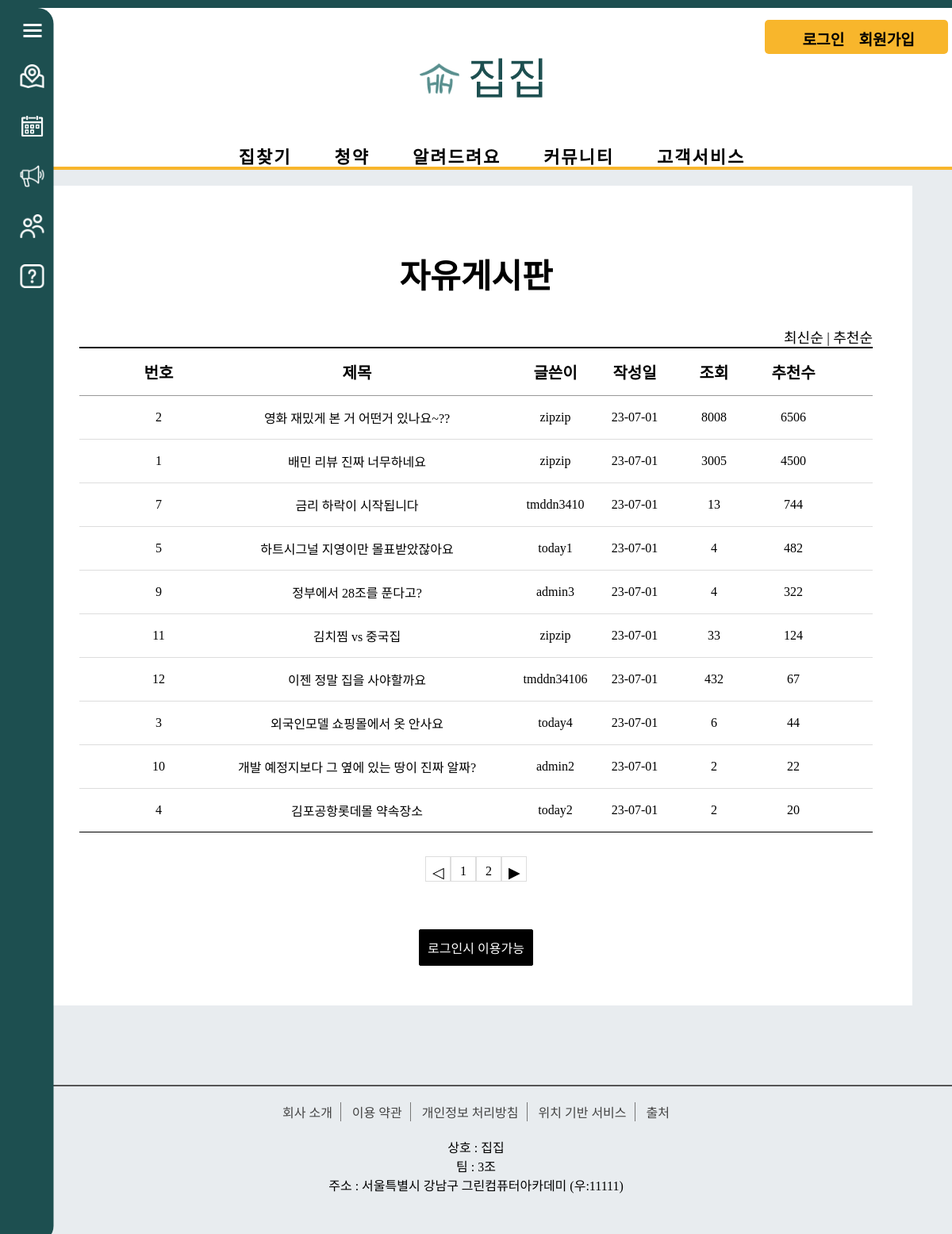
Page /community/board_free_recommend/ on the earlier database version.
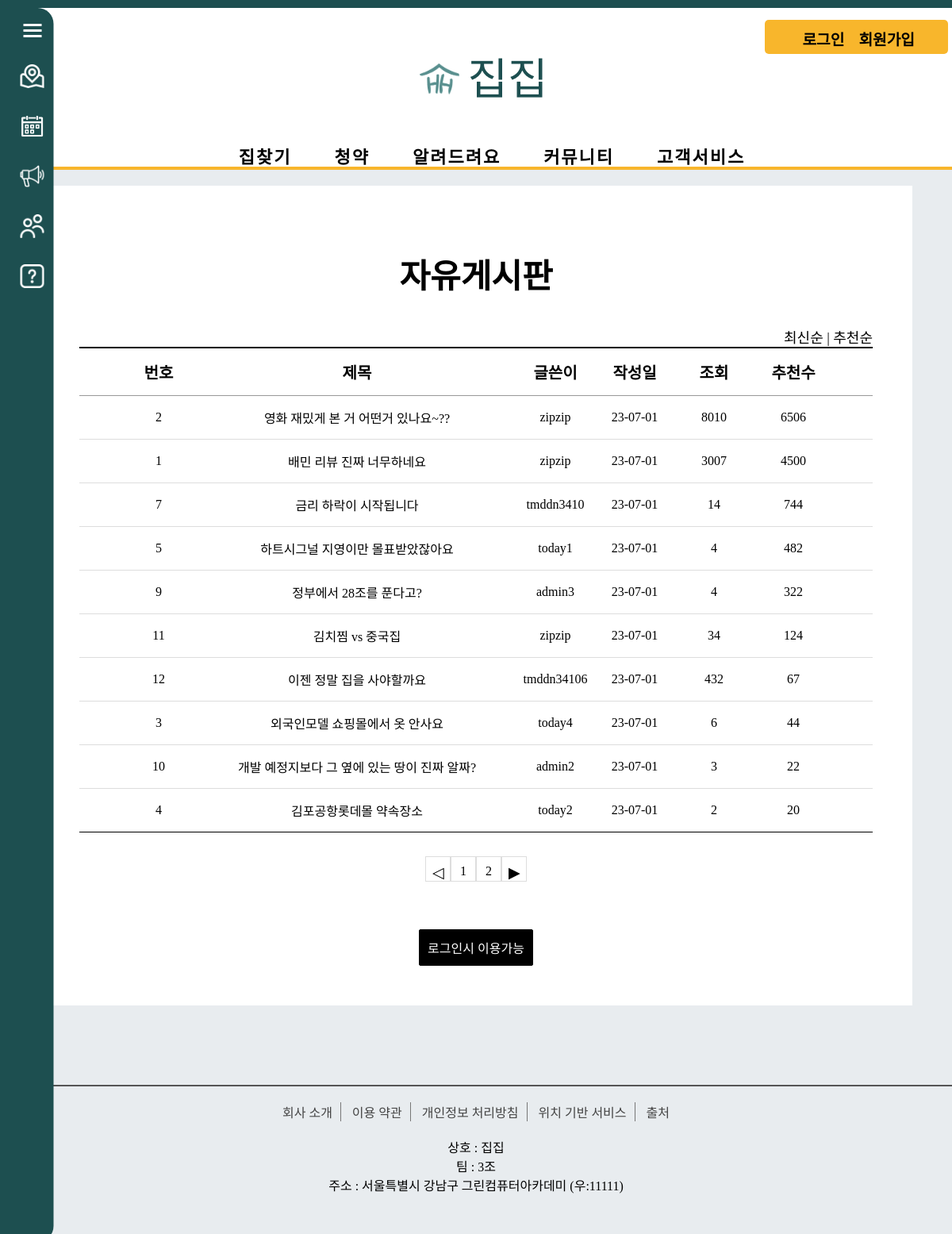
Same page on the later database version.
### community/models.py (models this page shows, shortened)
class Free_Board(models.Model):
    b_title = models.CharField(max_length=100)
    b_content = models.TextField()
    user = models.ForeignKey(User, on_delete=models.CASCADE)
    b_regdate = models.DateTimeField()
    b_modifydate = models.DateTimeField(null=True, blank=True)
    b_hit = models.IntegerField(default=0)
    b_recommend = models.IntegerField(default=0)

### community/views.py (the view)
# urls.py: path('board_free_recommend/', views.board_free_recommend, name='free_recommend'),  # 자유게시판 추천수 보기
def board_free_recommend(request):
    question_list = Free_Board.objects.order_by('-b_recommend')
    page = request.GET.get('page', '1')
    paginator = Paginator(question_list, 10)
    text = paginator.get_page(page)
    context = {'question_list': text}
    return render(request, 'community/board_free/board_free.html', context) # 자유게시판

### templates/community/board_free/board_free.html (shortened to what this page needs)
<!DOCTYPE html>
{% load static %}
<html lang="en">
<head>
    <link rel="stylesheet" href="{% static 'css/board/css.css' %}">
</head>
<body>
{% include 'poll/sidebar.html' %}
{% include 'poll/header.html' %}
<div class="board_wrap">
    <div class="board_title">
        <strong>자유게시판</strong>
        <div class="board_title_takes">
            <a href="{% url 'community:free' %}">최신순</a> |
            <a href="{% url 'community:free_recommend' %}">추천순</a>
        </div>
    </div>
    <div class="board_list_wrap">
        <div class="board_list">
            <div class="top">
                <div class="num">번호</div>
                <div class="title">제목</div>
                <div class="writer">글쓴이</div>
                <div class="date">작성일</div>
                <div class="count">조회</div>
                <div class="recommend">추천수</div>
            </div>
            {% for question in question_list %}
            <div>
                <div class="num">{{ question.id }}</div>
                <div class="title">
                    <a href="{% url 'community:detail' question.id %}">{{ question.b_title }}
                    </a>
                </div>
                <div class="writer">{{ question.user }}</div>
                <div class="date">{{ question.b_regdate|date:"y-m-d"}}</div>
                <div class="count">{{ question.b_hit }}</div>
                <div class="recommend">{{ question.b_recommend }}</div>
            </div>
            {% endfor %}
        </div>
        <ul class="board_page">
            {% if question_list.has_previous %}
            <li class="bt first">
                <a class="bt prev" href="?page={{ question_list.previous_page_number }}">◀</a>
            </li>
            {% else %}
            <li class="page-item disabled">
                <a class="bt prev">◁</a>
            </li>
            {% endif %}
            {% for page_number in question_list.paginator.page_range %}
            {% if question_list.number == page_number %}
            <li class="page-item active">
                <a class="num">{{ page_number }}</a>
            </li>
            {% else %}
            <li class="page-item">
                <a class="num" href="?page={{ page_number }}">{{ page_number }}</a>
            </li>
            {% endif %}
            {% endfor %}
            {% if question_list.has_next %}
            <li class="page-item">
                <a class="bt last" href="?page={{ question_list.next_page_number }}">▶</a>
            </li>
            {% else %}
            <li class="page-item disabled">
                <a class="bt last">▷</a>
            </li>
            {% endif %}
        </ul>
       <div class="bt_wrap">
        {% if user.is_authenticated %}
        <a href="{% url 'community:write' %}" class="on">등록</a>
        {% else %}
        <a href="{% url 'common:signin' %}" class="on">로그인시 이용가능</a>
        {% endif %}
        </div>
    </div>
</div>
{% include 'poll/footer.html' %}
</body>
</html>

### templates/poll/sidebar.html (shortened to what this page needs)
{% load static %}
<link rel="stylesheet" href="{% static 'css/poll/style.css' %}">
<aside class="side-bar">
    <section class="side-bar-icon-box">
        <section class="side-bar-icon1">
            <div></div>
            <div></div>
            <div></div>
        </section>
    </section>
    <ul>
        <li>
            <a href="{% url 'map:search' %}">
                <i class="side-icon2"></i>
            </a>
        </li>
        <li>
            <a href="{% url 'koreaCalendar:subCalendar' %}">
                <i class="side-icon3"></i>
            </a>
        </li>
        <li>
            <a href="{% url 'information:information' %}">
                <i class="side-icon4"></i>
            </a>
        </li>
        <li>
            <a href="{% url 'community:free' %}">
                <i class="side-icon5"></i>
            </a>
        </li>
        <li>
            <a href="{% url 'notice:notice' %}">
                <i class="side-icon6"></i>
            </a>
        </li>
    </ul>
</aside>

### templates/poll/header.html (shortened to what this page needs)
{% load static %}
<link rel="stylesheet" href="{% static 'css/poll/style.css' %}">
<header class="header-bar">
    <section class="header-icon-box">
        <div class="header-logo"><a href="{% url 'poll:index' %}"><img src="{% static 'images/logo/연함.png' %}" alt="">집집</a>
        </div>
    </section>
    <section class="header-side-login">
        <ul>
            {% if user.is_authenticated %}
            <li style="border-right: transparent;">
                <a href="{% url 'common:signout' %}">
                    로그아웃
                </a>
                <a href="{% url 'common:mypage' %}" class="mypage_view">(마이)</a>
            </li>
            {% else %}
            <li>
                <a href="{% url 'common:signin' %}">로그인</a>
            </li>
            <li>
                <a href="{% url 'common:signin' %}">회원가입</a>
            </li>
            {% endif %}
        </ul>
    </section>
    <section class="header-menu">
        <ul>
            <li>
                <a href="{% url 'map:search' %}">
                    <span>집찾기</span>
                </a>
            </li>
            <li>
                <a href="{% url 'koreaCalendar:subCalendar' %}">
                    <span>청약</span>
                </a>
            </li>
            <li>
                <a href="{% url 'information:information' %}">
                    <span>알려드려요</span>
                </a>
            </li>
            <li>
                <a href="{% url 'community:free' %}">
                    <span>커뮤니티</span>
                </a>
            </li>
            <li>
                <a href="{% url 'notice:notice' %}">
                    <span>고객서비스</span>
                </a>
            </li>
        </ul>
    </section>
</header>

### templates/poll/footer.html
{% load static %}
<link rel="stylesheet" href="{% static 'css/footer/footer.css' %}">
<footer>
    <ul id="bottomMenu">
        <li><a href="{% url 'introduction:introduction' %}">회사 소개</a></li>
        <li><a href="{% url 'poll:footer_clause' %}">이용 약관</a></li>
        <li><a href="{% url 'poll:footer_personal' %}">개인정보 처리방침</a></li>
        <li><a href="{% url 'poll:footer_location' %}">위치 기반 서비스</a></li>
        <li><a href="{% url 'poll:footer_source' %}">출처</a></li>
    </ul>
    <ul id="bottomSub">
        <li>상호 : 집집</li>
        <li>팀 : 3조</li>
        <li>주소 : 서울특별시 강남구 그린컴퓨터아카데미 (우:11111)</li>
    </ul>
</footer>

### static/css/poll/style.css (style rules this page uses)
* { margin: 0; padding: 0; }
body { background: #e8ecef; font-family: 'GangwonEdu_OTFBoldA'; border-top: 10px solid #1d4f50 }
ul li { list-style: none; }
a { text-decoration: none; }
.side-bar-icon-box { display: flex; justify-content: flex-end; padding-bottom: 4px; }
.side-bar-icon1 { position: relative; width: 23px; height: 17px; margin: 15px; margin-top: 20px; transition: .5s; }
.side-bar-icon1 > div { position: absolute; width: 100%; height: 20%; background-color: white; transition: all .5s; }
.side-bar-icon1 > div:nth-of-type(1) { top: 0; width: auto; left: 0; right: 0; transition: all .5s, left calc(.5s / 2) calc(.5s / 2), right calc(.5s / 2) calc(.5s / 2), height calc(.5s / 2) 0s; }
.side-bar-icon1 > div:nth-of-type(2) { top: 40%; transform-origin: bottom left; }
.side-bar-icon1 > div:nth-of-type(3) { top: 80%; left: auto; right: 0; transform-origin: bottom right; }
.side-bar { height: 1200px; position: fixed; background: rgb(29,79,80); width: 240px; min-height: 100%; border-radius: 20px; transform: translate(calc(230px * -0.75), 0); transition: .5s; z-index:1000; }
.side-bar ul > li > a { display: block; color: white; font-size: 1.2rem; font-weight: bold; padding-top: 15px; padding-bottom: 20px; padding-left: 30px; border-left: 1px solid #ccc }
.side-bar > ul > li > a:first-child { position: relative; }
.side-bar > ul > li > a > i { display: inline-block; position: absolute; top: 24%; right: 5%; width: 30px; height: 30px; }
.side-bar > ul > li > a > .side-icon2 { background-image: url('../../images/menubar/1.지도.png'); background-size: cover; }
.side-bar > ul > li > a > .side-icon3 { background-image: url('../../images/menubar/2.청약.png'); background-size: cover; }
.side-bar > ul > li > a > .side-icon4 { background-image: url('../../images/menubar/3.알려드려요.png'); background-size: cover; }
.side-bar > ul > li > a > .side-icon5 { background-image: url('../../images/menubar/4.커뮤니티.png'); background-size: cover; }
.side-bar > ul > li > a > .side-icon6 { background-image: url('../../images/menubar/5.고객서비스.png'); background-size: cover; }
.side-bar > ul > li { position: relative; }
.header-bar { position: relative; background: white; width: 100%; height: 180px; padding: 10px; border-bottom: 4px solid #f8b62c; }
.header-bar a { color: black }
.header-bar > .header-icon-box { position: relative; width: 20%; height: 80px; margin: 5px auto; text-align: center; }
.header-bar > .header-icon-box > .header-logo { width: 100%; height: 100%; font-size: 55px; font-family: "박용준 투사회보"; padding: 30px 0 0 0; }
.header-bar > .header-icon-box > .header-logo > a { display: block; width: 100%; height: 100%; color: #1d4f50; text-decoration: none; cursor: pointer; }
.header-bar > .header-icon-box > .header-logo > a > img { width: 50px; margin-right :10px }
.header-bar > .header-side-login { position: absolute; top: 15px; right: 25px; }
.header-bar > .header-side-login > ul { text-align: center; background: #f8b62c; border-radius: 5px; padding: 5px 35px 5px 40px; }
.header-bar > .header-side-login > ul > li { display: inline-block; margin-top: 5px; padding: 0 7px; font-size: 1.2rem; font-weight: bold; }
.header-bar > .header-menu { position: absolute; bottom: 0; height: 30px; display: flex; justify-content: center; width: 100%; }
.header-bar > .header-menu > ul > li { display: inline-block; position: relative; height: 50px; }
.header-bar > .header-menu > ul > li > a { font-size: 22px; font-weight: bold; padding: 20px 25px 15px 25px; letter-spacing: 2px; }
.header-bar > .header-menu > ul > li > a:first-child { position: relative; }
ul > li { list-style: none; }

### static/css/footer/footer.css (style rules this page uses)
footer { width: 1200px; border-top: 2px solid #555; text-align: center; position: absolute; left: 50%; transform: translateX(-50%); }
footer #bottomMenu { list-style: none; padding: 20px; }
#bottomMenu li { display: inline-block; margin: 0px; border-right: 1px solid #777; padding: 0 10px; }
#bottomMenu li a { text-decoration: none; color: #444; }
#bottomMenu li:last-child { border: none }
#bottomSub { list-style-type: none; margin-bottom: 50px; }

Differences in the rows shown:
changed Free_Board "영화 재밌게 본 거 어떤거 있나요~??": b_hit "8008" → "8010"
changed Free_Board "배민 리뷰 진짜 너무하네요": b_hit "3005" → "3007"
changed Free_Board "금리 하락이 시작됩니다": b_hit "13" → "14"
changed Free_Board "김치찜 vs 중국집": b_hit "33" → "34"
changed Free_Board "개발 예정지보다 그 옆에 있는 땅이 진짜 알짜?": b_hit "2" → "3"
